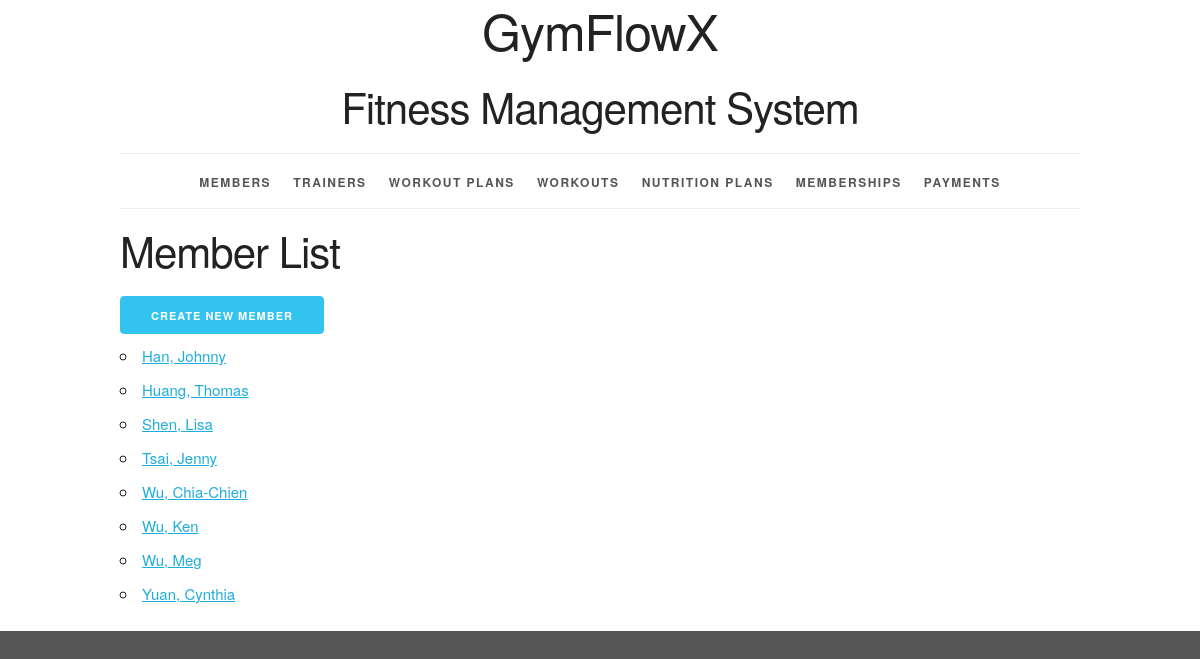
Page /member/ on the committed database.
### workoutinfo/models.py (models this page shows, shortened)
class Member(models.Model):
    MALE = 'M'
    FEMALE = 'F'
    OTHER = 'O'
    GENDER_CHOICES = [
        (MALE, 'Male'),
        (FEMALE, 'Female'),
        (OTHER, 'Other'),
    ]
    member_id = models.AutoField(primary_key=True)
    first_name = models.CharField(max_length=45)
    last_name = models.CharField(max_length=45)
    disambiguator = models.CharField(max_length=45, blank=True, default='')
    gender = models.CharField(max_length=1, choices=GENDER_CHOICES)
    phone_number = models.CharField(
        max_length=15,
        validators=[RegexValidator(
            r'^\+?\d{9,15}$',
            'Enter a valid phone number.'
        )]
    )
    def __str__(self):
        if self.disambiguator == '':
            return '%s, %s' % (self.last_name, self.first_name)
        else:
            result = '%s, %s (%s)' % (self.last_name, self.first_name, self.disambiguator)
        return result
    def get_absolute_url(self):
        return reverse('workoutinfo_member_detail_urlpattern',
                       kwargs={'pk': self.pk}
                       )
    class Meta:
        ordering = ['last_name', 'first_name', 'disambiguator']
        constraints = [
            models.UniqueConstraint(fields=['last_name', 'first_name', 'phone_number'], name='unique_member')
        ]

### workoutinfo/views.py (the view)
class MemberList(View):
    def get(self, request):
        return render(
            request,
            'workoutinfo/member_list.html',
            {'member_list': Member.objects.all()}
        )

### workoutinfo/templates/workoutinfo/member_list.html (shortened to what this page needs)
{% extends 'workoutinfo/base.html' %}
{% block content %}
    <h2>Member List</h2>
    <div>
      <a href="{% url 'workoutinfo_member_create_urlpattern' %}"
      class="button button-primary">
        Create New Member</a>
    </div>
    <ul>
        {% for member in member_list %}
            <li>
                <a href="{{ member.get_absolute_url }}">{{ member }}</a>
            </li>
        {% empty %}
            <li><em>There are currently no members available.</em></li>
        {% endfor %}
    </ul>
{% endblock %}

### workoutinfo/static/workoutinfo/skeleton.css (style rules this page uses)
html { font-size: 62.5%; }
body { font-size: 1.5em; line-height: 1.6; font-weight: 400; font-family: "Raleway", "HelveticaNeue", "Helvetica Neue", Helvetica, Arial, sans-serif; color: #222; }
h1, h2, h3, h4, h5, h6 { margin-top: 0; margin-bottom: 2rem; font-weight: 300; }
h2 { font-size: 3.6rem; line-height: 1.25; letter-spacing: -.1rem; }
@media (min-width: 550px) { h2 { font-size: 4.2rem; } }
a { color: #1EAEDB; }
.button, button, input[type="submit"], input[type="reset"], input[type="button"] { display: inline-block; height: 38px; padding: 0 30px; color: #555; text-align: center; font-size: 11px; font-weight: 600; line-height: 38px; letter-spacing: .1rem; text-transform: uppercase; text-decoration: none; white-space: nowrap; background-color: transparent; border-radius: 4px; border: 1px solid #bbb; cursor: pointer; box-sizing: border-box; }
.button.button-primary, button.button-primary, input[type="submit"].button-primary, input[type="reset"].button-primary, input[type="button"].button-primary { color: #FFF; background-color: #33C3F0; border-color: #33C3F0; }
ul { list-style: circle inside; }
ol, ul { padding-left: 0; margin-top: 0; }
li { margin-bottom: 1rem; }
button, .button { margin-bottom: 1rem; }
pre, blockquote, dl, figure, table, p, ul, ol, form { margin-bottom: 2.5rem; }

### workoutinfo/static/workoutinfo/style.css (style rules this page uses)
html { height: 100%; background-color: #555; }
body { background-color: white; }

### rows in the picture
Member: disambiguator+last_name+first_name "Han, Johnny"
Member: disambiguator+last_name+first_name "Huang, Thomas"
Member: disambiguator+last_name+first_name "Shen, Lisa"
Member: disambiguator+last_name+first_name "Tsai, Jenny"
Member: disambiguator+last_name+first_name "Wu, Chia-Chien"
Member: disambiguator+last_name+first_name "Wu, Ken"
Member: disambiguator+last_name+first_name "Wu, Meg"
Member: disambiguator+last_name+first_name "Yuan, Cynthia"
